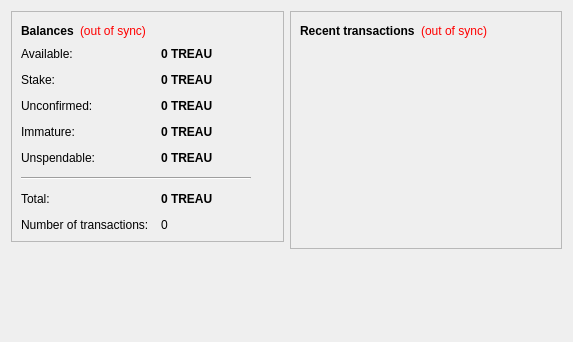
<?xml version="1.0" encoding="UTF-8"?>
<ui version="4.0">
 <class>OverviewPage</class>
 <widget class="QWidget" name="OverviewPage">
  <property name="geometry">
   <rect>
    <x>0</x>
    <y>0</y>
    <width>573</width>
    <height>342</height>
   </rect>
  </property>
  <property name="windowTitle">
   <string>Form</string>
  </property>
  <layout class="QHBoxLayout" name="horizontalLayout" stretch="1,1">
   <item>
    <layout class="QVBoxLayout" name="verticalLayout_2">
     <item>
      <widget class="QFrame" name="frame">
       <property name="frameShape">
        <enum>QFrame::StyledPanel</enum>
       </property>
       <property name="frameShadow">
        <enum>QFrame::Raised</enum>
       </property>
       <layout class="QVBoxLayout" name="verticalLayout_4">
        <item>
         <layout class="QHBoxLayout" name="horizontalLayout_4">
          <item>
           <widget class="QLabel" name="label_5">
            <property name="font">
             <font>
              <weight>75</weight>
              <bold>true</bold>
             </font>
            </property>
            <property name="text">
             <string>Balances</string>
            </property>
           </widget>
          </item>
          <item>
           <widget class="QLabel" name="labelWalletStatus">
            <property name="toolTip">
             <string>The displayed information may be out of date. Your wallet automatically synchronizes with the TREAU network after a connection is established, but this process has not completed yet.</string>
            </property>
            <property name="styleSheet">
             <string notr="true">QLabel { color: red; }</string>
            </property>
            <property name="text">
             <string notr="true">(out of sync)</string>
            </property>
            <property name="alignment">
             <set>Qt::AlignLeading|Qt::AlignLeft|Qt::AlignVCenter</set>
            </property>
           </widget>
          </item>
          <item>
           <spacer name="horizontalSpacer_2">
            <property name="orientation">
             <enum>Qt::Horizontal</enum>
            </property>
            <property name="sizeHint" stdset="0">
             <size>
              <width>40</width>
              <height>20</height>
             </size>
            </property>
           </spacer>
          </item>
         </layout>
        </item>
        <item>
         <layout class="QFormLayout" name="formLayout_2">
          <property name="fieldGrowthPolicy">
           <enum>QFormLayout::AllNonFixedFieldsGrow</enum>
          </property>
          <property name="horizontalSpacing">
           <number>12</number>
          </property>
          <property name="verticalSpacing">
           <number>12</number>
          </property>
          <item row="0" column="0">
           <widget class="QLabel" name="labelAvailableText">
            <property name="toolTip">
             <string>Your current available balance</string>
            </property>
            <property name="text">
             <string>Available:</string>
            </property>
           </widget>
          </item>
          <item row="0" column="1">
           <widget class="QLabel" name="labelAvailable">
            <property name="font">
             <font>
              <weight>75</weight>
              <bold>true</bold>
             </font>
            </property>
            <property name="cursor">
             <cursorShape>IBeamCursor</cursorShape>
            </property>
            <property name="toolTip">
             <string>Your current available balance</string>
            </property>
            <property name="text">
             <string notr="true">0 TREAU</string>
            </property>
            <property name="alignment">
             <set>Qt::AlignLeading|Qt::AlignLeft|Qt::AlignVCenter</set>
            </property>
            <property name="textInteractionFlags">
             <set>Qt::LinksAccessibleByMouse|Qt::TextSelectableByKeyboard|Qt::TextSelectableByMouse</set>
            </property>
           </widget>
          </item>
          <item row="1" column="0">
           <widget class="QLabel" name="label_6">
            <property name="toolTip">
             <string>Total of coins that was staked, and do not yet count toward the current balance</string>
            </property>
            <property name="text">
             <string>Stake:</string>
            </property>
           </widget>
          </item>
          <item row="1" column="1">
           <widget class="QLabel" name="labelStake">
            <property name="font">
             <font>
              <weight>75</weight>
              <bold>true</bold>
             </font>
            </property>
            <property name="cursor">
             <cursorShape>IBeamCursor</cursorShape>
            </property>
            <property name="toolTip">
             <string>Total of coins that was staked, and do not yet count toward the current balance</string>
            </property>
            <property name="text">
             <string notr="true">0 TREAU</string>
            </property>
            <property name="alignment">
             <set>Qt::AlignLeading|Qt::AlignLeft|Qt::AlignVCenter</set>
            </property>
            <property name="textInteractionFlags">
             <set>Qt::LinksAccessibleByMouse|Qt::TextSelectableByKeyboard|Qt::TextSelectableByMouse</set>
            </property>
           </widget>
          </item>
          <item row="2" column="0">
           <widget class="QLabel" name="label_3">
            <property name="toolTip">
             <string>Total of transactions that have yet to be confirmed, and do not yet count toward the current balance</string>
            </property>
            <property name="text">
             <string>Unconfirmed:</string>
            </property>
           </widget>
          </item>
          <item row="2" column="1">
           <widget class="QLabel" name="labelUnconfirmed">
            <property name="font">
             <font>
              <weight>75</weight>
              <bold>true</bold>
             </font>
            </property>
            <property name="cursor">
             <cursorShape>IBeamCursor</cursorShape>
            </property>
            <property name="toolTip">
             <string>Total of transactions that have yet to be confirmed, and do not yet count toward the current balance</string>
            </property>
            <property name="text">
             <string notr="true">0 TREAU</string>
            </property>
            <property name="alignment">
             <set>Qt::AlignLeading|Qt::AlignLeft|Qt::AlignVCenter</set>
            </property>
            <property name="textInteractionFlags">
             <set>Qt::LinksAccessibleByMouse|Qt::TextSelectableByKeyboard|Qt::TextSelectableByMouse</set>
            </property>
           </widget>
          </item>
          <item row="3" column="0">
           <widget class="QLabel" name="labelImmatureText">
            <property name="toolTip">
             <string>Mined balance that has not yet matured</string>
            </property>
            <property name="text">
             <string>Immature:</string>
            </property>
           </widget>
          </item>
          <item row="3" column="1">
           <widget class="QLabel" name="labelImmature">
            <property name="font">
             <font>
              <weight>75</weight>
              <bold>true</bold>
             </font>
            </property>
            <property name="toolTip">
             <string>Mined balance that has not yet matured</string>
            </property>
            <property name="text">
             <string notr="true">0 TREAU</string>
            </property>
            <property name="alignment">
             <set>Qt::AlignLeading|Qt::AlignLeft|Qt::AlignVCenter</set>
            </property>
            <property name="textInteractionFlags">
             <set>Qt::LinksAccessibleByMouse|Qt::TextSelectableByKeyboard|Qt::TextSelectableByMouse</set>
            </property>
           </widget>
          </item>
          <item row="4" column="0">
           <widget class="QLabel" name="labelBalanceWatchOnlyText">
            <property name="toolTip">
             <string>Your unspendable balance</string>
            </property>
            <property name="text">
             <string>Unspendable:</string>
            </property>
           </widget>
          </item>
          <item row="4" column="1">
           <widget class="QLabel" name="labelBalanceWatchOnly">
            <property name="font">
             <font>
              <weight>75</weight>
              <bold>true</bold>
             </font>
            </property>
            <property name="cursor">
             <cursorShape>IBeamCursor</cursorShape>
            </property>
            <property name="toolTip">
             <string>Your unspendable balance</string>
            </property>
            <property name="text">
             <string notr="true">0 TREAU</string>
            </property>
            <property name="alignment">
             <set>Qt::AlignLeading|Qt::AlignLeft|Qt::AlignVCenter</set>
            </property>
            <property name="textInteractionFlags">
             <set>Qt::LinksAccessibleByMouse|Qt::TextSelectableByKeyboard|Qt::TextSelectableByMouse</set>
            </property>
           </widget>
          </item>
          <item row="5" column="0" colspan="2">
           <widget class="Line" name="line">
            <property name="maximumSize">
             <size>
              <width>230</width>
              <height>16777215</height>
             </size>
            </property>
            <property name="orientation">
             <enum>Qt::Horizontal</enum>
            </property>
           </widget>
          </item>
          <item row="6" column="0">
           <widget class="QLabel" name="labelTotalText">
            <property name="toolTip">
             <string>Your current total balance</string>
            </property>
            <property name="text">
             <string>Total:</string>
            </property>
           </widget>
          </item>
          <item row="6" column="1">
           <widget class="QLabel" name="labelTotal">
            <property name="font">
             <font>
              <weight>75</weight>
              <bold>true</bold>
             </font>
            </property>
            <property name="toolTip">
             <string>Your current total balance</string>
            </property>
            <property name="text">
             <string notr="true">0 TREAU</string>
            </property>
            <property name="alignment">
             <set>Qt::AlignLeading|Qt::AlignLeft|Qt::AlignVCenter</set>
            </property>
            <property name="textInteractionFlags">
             <set>Qt::LinksAccessibleByMouse|Qt::TextSelectableByKeyboard|Qt::TextSelectableByMouse</set>
            </property>
           </widget>
          </item>
          <item row="7" column="0">
           <widget class="QLabel" name="label_2">
            <property name="toolTip">
             <string>Total number of transactions in wallet</string>
            </property>
            <property name="text">
             <string>Number of transactions:</string>
            </property>
           </widget>
          </item>
          <item row="7" column="1">
           <widget class="QLabel" name="labelNumTransactions">
            <property name="toolTip">
             <string>Total number of transactions in wallet</string>
            </property>
            <property name="text">
             <string notr="true">0</string>
            </property>
           </widget>
          </item>
         </layout>
        </item>
       </layout>
      </widget>
     </item>
     <item>
      <spacer name="verticalSpacer">
       <property name="orientation">
        <enum>Qt::Vertical</enum>
       </property>
       <property name="sizeHint" stdset="0">
        <size>
         <width>20</width>
         <height>40</height>
        </size>
       </property>
      </spacer>
     </item>
    </layout>
   </item>
   <item>
    <layout class="QVBoxLayout" name="verticalLayout_3">
     <item>
      <widget class="QFrame" name="frame_2">
       <property name="frameShape">
        <enum>QFrame::StyledPanel</enum>
       </property>
       <property name="frameShadow">
        <enum>QFrame::Raised</enum>
       </property>
       <layout class="QVBoxLayout" name="verticalLayout">
        <item>
         <layout class="QHBoxLayout" name="horizontalLayout_2">
          <item>
           <widget class="QLabel" name="label_4">
            <property name="text">
             <string>&lt;b&gt;Recent transactions&lt;/b&gt;</string>
            </property>
           </widget>
          </item>
          <item>
           <widget class="QLabel" name="labelTransactionsStatus">
            <property name="toolTip">
             <string>The displayed information may be out of date. Your wallet automatically synchronizes with the TREAU network after a connection is established, but this process has not completed yet.</string>
            </property>
            <property name="styleSheet">
             <string notr="true">QLabel { color: red; }</string>
            </property>
            <property name="text">
             <string notr="true">(out of sync)</string>
            </property>
            <property name="alignment">
             <set>Qt::AlignRight|Qt::AlignTrailing|Qt::AlignVCenter</set>
            </property>
           </widget>
          </item>
          <item>
           <spacer name="horizontalSpacer">
            <property name="orientation">
             <enum>Qt::Horizontal</enum>
            </property>
            <property name="sizeHint" stdset="0">
             <size>
              <width>40</width>
              <height>20</height>
             </size>
            </property>
           </spacer>
          </item>
         </layout>
        </item>
        <item>
         <widget class="QListView" name="listTransactions">
          <property name="styleSheet">
           <string notr="true">QListView { background: transparent; }</string>
          </property>
          <property name="frameShape">
           <enum>QFrame::NoFrame</enum>
          </property>
          <property name="verticalScrollBarPolicy">
           <enum>Qt::ScrollBarAlwaysOff</enum>
          </property>
          <property name="horizontalScrollBarPolicy">
           <enum>Qt::ScrollBarAlwaysOff</enum>
          </property>
          <property name="selectionMode">
           <enum>QAbstractItemView::NoSelection</enum>
          </property>
         </widget>
        </item>
       </layout>
      </widget>
     </item>
     <item>
      <spacer name="verticalSpacer_2">
       <property name="orientation">
        <enum>Qt::Vertical</enum>
       </property>
       <property name="sizeHint" stdset="0">
        <size>
         <width>20</width>
         <height>40</height>
        </size>
       </property>
      </spacer>
     </item>
    </layout>
   </item>
  </layout>
 </widget>
 <resources/>
 <connections/>
</ui>
